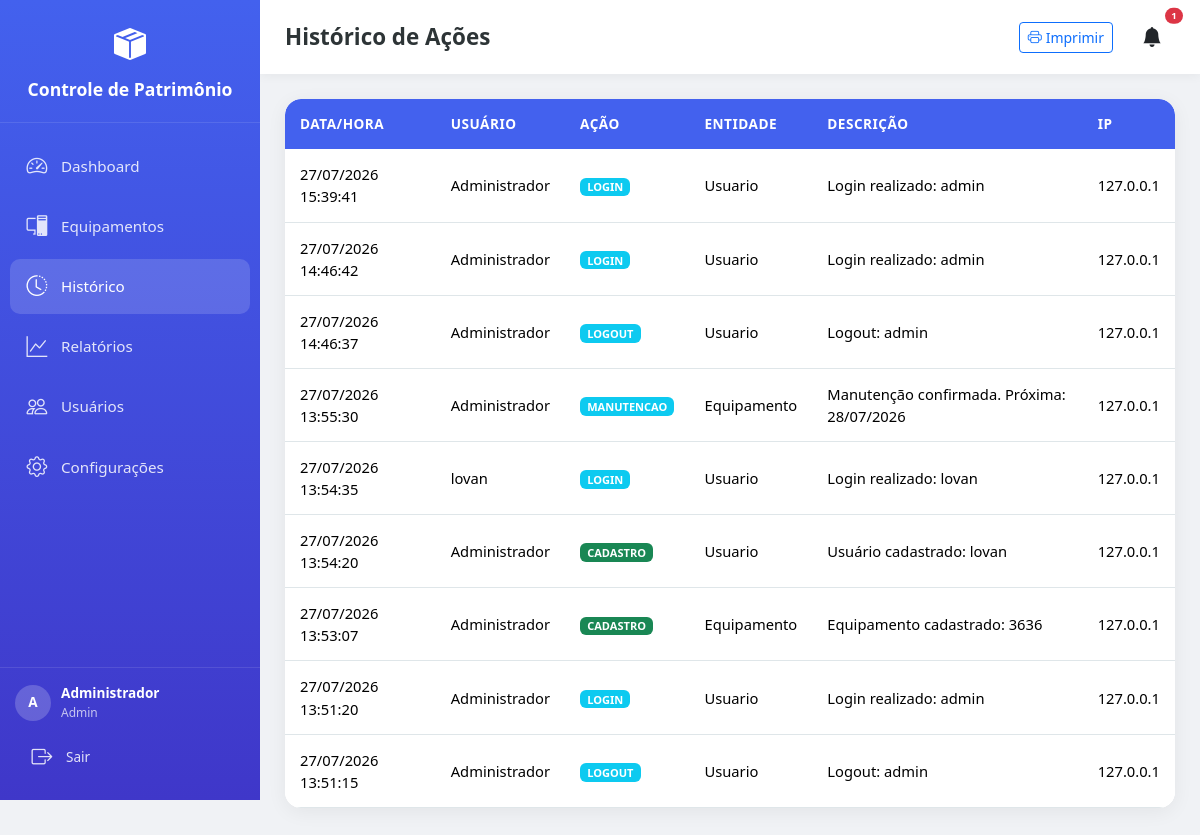
Page /historico (signed in) on the earlier database version.
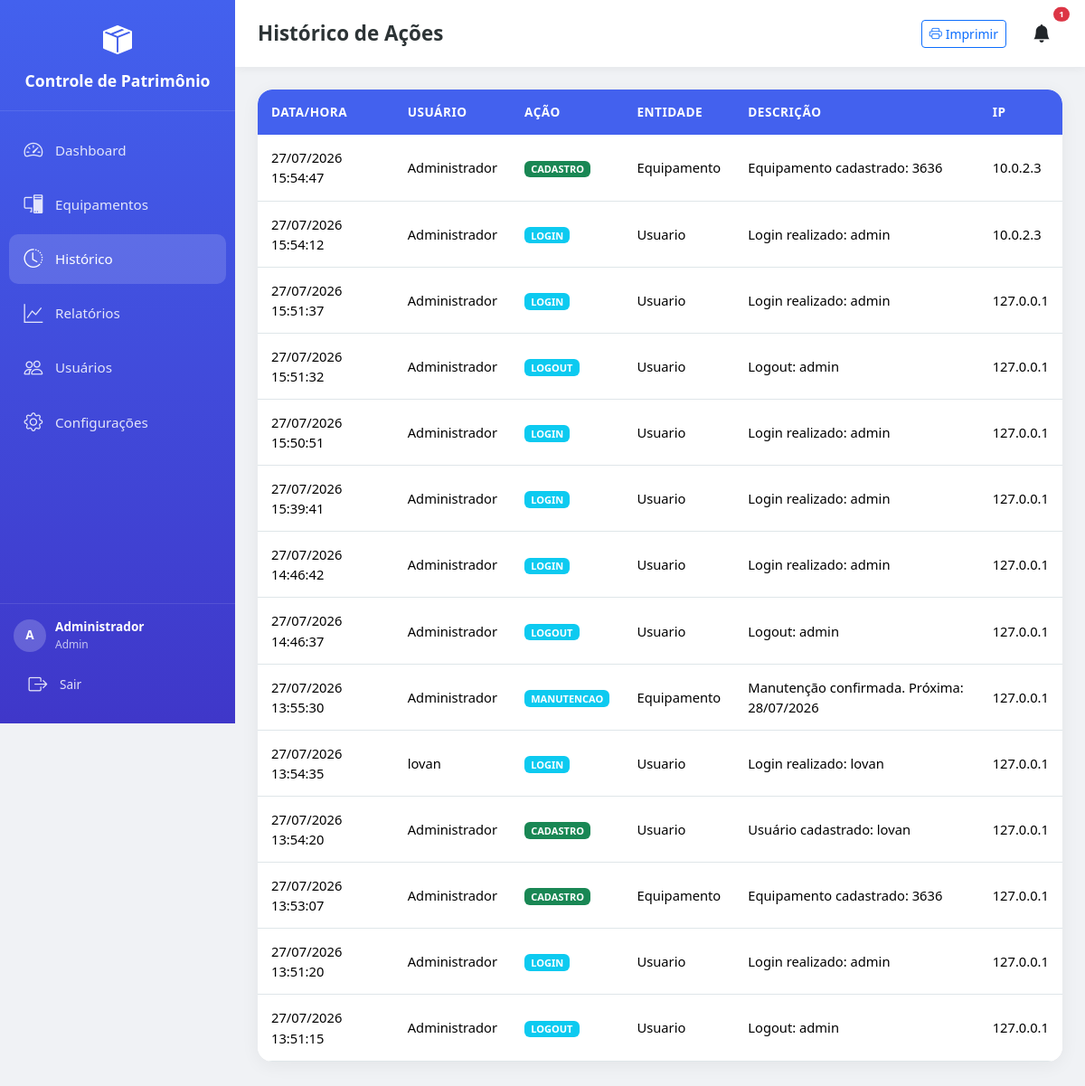
Same page on the later database version.
### app/models/models.py (models this page shows, shortened)
class Configuracao(db.Model):
    __tablename__ = 'configuracoes'
    id = db.Column(db.Integer, primary_key=True)
    nome_empresa = db.Column(db.String(200), default='Controle de Patrimônio')
    logo = db.Column(db.String(200), nullable=True)
    dias_lembrete_manutencao = db.Column(db.String(50), default='30,15,7,1')
    tema = db.Column(db.String(20), default='claro')
    data_atualizacao = db.Column(db.DateTime, default=datetime.now, onupdate=datetime.now)

class Usuario(UserMixin, db.Model):
    __tablename__ = 'usuarios'
    id = db.Column(db.Integer, primary_key=True)
    nome = db.Column(db.String(100), nullable=False)
    username = db.Column(db.String(50), unique=True, nullable=False)
    email = db.Column(db.String(120), unique=True, nullable=False)
    password_hash = db.Column(db.String(256), nullable=False)
    is_admin = db.Column(db.Boolean, default=False)
    ativo = db.Column(db.Boolean, default=True)
    data_criacao = db.Column(db.DateTime, default=datetime.now)
    equipamentos = db.relationship('Equipamento', backref='usuario_cadastro', lazy=True)

class Historico(db.Model):
    __tablename__ = 'historico'
    id = db.Column(db.Integer, primary_key=True)
    usuario_id = db.Column(db.Integer, db.ForeignKey('usuarios.id'), nullable=True)
    usuario_nome = db.Column(db.String(100))
    acao = db.Column(db.String(50), nullable=False)
    entidade = db.Column(db.String(50), nullable=False)
    entidade_id = db.Column(db.Integer)
    descricao = db.Column(db.Text)
    data = db.Column(db.DateTime, default=datetime.now)
    ip = db.Column(db.String(50))

### app/routes/main.py (the view)
@bp.route('/historico')
@login_required
def historico():
    page = request.args.get('page', 1, type=int)
    query = Historico.query.order_by(Historico.data.desc())
    pagination = query.paginate(page=page, per_page=50, error_out=False)
    config = Configuracao.query.first()
    return render_template('historico.html', historico=pagination.items, pagination=pagination, config=config)

### app/__init__.py (called while the page is built)
def create_app():
    app = Flask(__name__)
    app.config.from_object(Config)
    db.init_app(app)
    login_manager.init_app(app)
    login_manager.login_view = 'auth.login'
    login_manager.login_message = 'Por favor, faça login para acessar esta página.'
    login_manager.login_message_category = 'warning'
    with app.app_context():
        from app.routes import auth, main, api, admin
        app.register_blueprint(auth.bp)
        app.register_blueprint(main.bp)
        app.register_blueprint(api.bp, url_prefix='/api')
        app.register_blueprint(admin.bp, url_prefix='/admin')
        db.create_all()
        criar_admin_padrao()
        criar_config_padrao()
    @app.context_processor
    def inject_date():
        from datetime import date
        return dict(date=date)
    return app

### app/routes/auth.py (called while the page is built)
@login_manager.user_loader
def load_user(user_id):
    return Usuario.query.get(int(user_id))

### app/templates/historico.html (shortened to what this page needs)
{% extends "base.html" %}
{% block page_title %}Histórico de Ações{% endblock %}
{% block content %}
<div class="card-modern overflow-hidden">
    <div class="table-responsive">
        <table class="table table-modern mb-0">
            <thead>
                <tr>
                    <th>Data/Hora</th>
                    <th>Usuário</th>
                    <th>Ação</th>
                    <th>Entidade</th>
                    <th>Descrição</th>
                    <th>IP</th>
                </tr>
            </thead>
            <tbody>
                {% for h in historico %}
                <tr>
                    <td>{{ h.data.strftime('%d/%m/%Y %H:%M:%S') }}</td>
                    <td>{{ h.usuario_nome or 'Sistema' }}</td>
                    <td><span class="badge bg-{{ 'success' if h.acao=='CADASTRO' else 'warning' if h.acao=='EDICAO' else 'danger' if h.acao=='EXCLUSAO' else 'info' }}">{{ h.acao }}</span></td>
                    <td>{{ h.entidade }}</td>
                    <td>{{ h.descricao or '-' }}</td>
                    <td>{{ h.ip or '-' }}</td>
                </tr>
                {% else %}
                <tr><td colspan="6" class="text-center py-4 text-muted">Nenhum registro.</td></tr>
                {% endfor %}
            </tbody>
        </table>
    </div>
</div>
{% endblock %}

### app/templates/base.html (shortened to what this page needs)
<!DOCTYPE html>
<html lang="pt-BR" data-theme="{{ config.tema if config else 'claro' }}">
<head>
    <link href="https://cdn.jsdelivr.net/npm/bootstrap@5.3.2/dist/css/bootstrap.min.css" rel="stylesheet">
    <link rel="stylesheet" href="https://cdn.jsdelivr.net/npm/bootstrap-icons@1.11.1/font/bootstrap-icons.css">
    <link rel="stylesheet" href="/static/css/style.css">
</head>
<body>
    {% if current_user.is_authenticated %}
    <nav class="sidebar" id="sidebar">
        <div class="sidebar-header">
            <div class="logo-icon"><i class="bi bi-box-seam-fill"></i></div>
            <div class="logo-text">{{ config.nome_empresa if config else 'Patrimônio' }}</div>
        </div>
        <div class="sidebar-nav">
            <div class="nav-item">
                <a href="{{ url_for('main.dashboard') }}" class="nav-link {% if request.endpoint == 'main.dashboard' %}active{% endif %}">
                    <i class="bi bi-speedometer2"></i>
                    <span class="nav-text">Dashboard</span>
                </a>
            </div>
            <div class="nav-item">
                <a href="{{ url_for('main.equipamentos') }}" class="nav-link {% if request.endpoint.startswith('main.equipamento') %}active{% endif %}">
                    <i class="bi bi-pc-display"></i>
                    <span class="nav-text">Equipamentos</span>
                </a>
            </div>
            <div class="nav-item">
                <a href="{{ url_for('main.historico') }}" class="nav-link {% if request.endpoint == 'main.historico' %}active{% endif %}">
                    <i class="bi bi-clock-history"></i>
                    <span class="nav-text">Histórico</span>
                </a>
            </div>
            <div class="nav-item">
                <a href="{{ url_for('main.relatorios') }}" class="nav-link {% if request.endpoint == 'main.relatorios' %}active{% endif %}">
                    <i class="bi bi-graph-up"></i>
                    <span class="nav-text">Relatórios</span>
                </a>
            </div>
            {% if current_user.is_admin %}
            <div class="nav-item">
                <a href="{{ url_for('admin.usuarios') }}" class="nav-link {% if request.endpoint.startswith('admin.') %}active{% endif %}">
                    <i class="bi bi-people"></i>
                    <span class="nav-text">Usuários</span>
                </a>
            </div>
            <div class="nav-item">
                <a href="{{ url_for('admin.configuracoes') }}" class="nav-link {% if request.endpoint == 'admin.configuracoes' %}active{% endif %}">
                    <i class="bi bi-gear"></i>
                    <span class="nav-text">Configurações</span>
                </a>
            </div>
            {% endif %}
        </div>
        <div class="sidebar-footer">
            <div class="user-info">
                <div class="user-avatar">{{ current_user.nome[0] }}</div>
                <div>
                    <div style="font-weight:600;">{{ current_user.nome }}</div>
                    <div style="opacity:0.7; font-size:0.75rem;">{{ 'Admin' if current_user.is_admin else 'Usuário' }}</div>
                </div>
            </div>
            <a href="{{ url_for('auth.logout') }}" class="nav-link mt-2" style="font-size:0.85rem;">
                <i class="bi bi-box-arrow-right"></i>
                <span class="nav-text">Sair</span>
            </a>
        </div>
    </nav>
    {% endif %}
    <div class="main-content">
        {% if current_user.is_authenticated %}
        <div class="topbar no-print">
            <h1 class="page-title">{% block page_title %}Dashboard{% endblock %}</h1>
            <div class="d-flex align-items-center gap-3">
                <a href="{{ url_for('main.impressao') }}" target="_blank" class="btn btn-sm btn-outline-primary no-print d-none d-md-inline-flex">
                    <i class="bi bi-printer me-1"></i> Imprimir
                </a>
                <div class="dropdown no-print">
                    <button class="btn btn-link text-dark position-relative" data-bs-toggle="dropdown">
                        <i class="bi bi-bell-fill fs-5"></i>
                        <span class="position-absolute top-0 start-100 translate-middle badge rounded-pill bg-danger" id="notifCount" style="font-size:0.6rem; display:none;">0</span>
                    </button>
                </div>
            </div>
        </div>
        {% endif %}
        <div class="content-area">
            {% block content %}{% endblock %}
        </div>
    </div>
</body>
</html>

### app/static/css/style.css (style rules this page uses)
.card-modern { animation: slideUp 0.4s ease forwards; }

### app/templates/base.html (style rules this page uses)
:root { --primary: #4361ee; --primary-light: #4895ef; --secondary: #3f37c9; --success: #4cc9f0; --danger: #f72585; --warning: #f9c74f; --info: #90e0ef; --light: #f8f9fa; --dark: #212529; --bg-body: #f0f2f5; --bg-card: #ffffff; --text-main: #2d3436; --text-muted: #636e72; --border-color: #dfe6e9; --sidebar-width: 260px; --sidebar-collapsed: 70px; }
* { box-sizing: border-box; }
body { font-family: 'Segoe UI', system-ui, -apple-system, sans-serif; background: var(--bg-body); color: var(--text-main); min-height: 100vh; overflow-x: hidden; }
.sidebar { position: fixed; top: 0; left: 0; width: var(--sidebar-width); height: 100vh; background: linear-gradient(180deg, var(--primary) 0%, var(--secondary) 100%); color: white; z-index: 1000; transition: all 0.3s ease; display: flex; flex-direction: column; overflow-y: auto; }
.sidebar-header { padding: 20px; text-align: center; border-bottom: 1px solid rgba(255,255,255,0.1); }
.logo-icon { font-size: 2rem; color: white; }
.logo-text { font-size: 1.1rem; font-weight: 700; margin-top: 8px; }
.sidebar-nav { flex: 1; padding: 15px 10px; }
.nav-item { margin-bottom: 5px; }
.nav-link { display: flex; align-items: center; padding: 12px 15px; color: rgba(255,255,255,0.85); text-decoration: none; border-radius: 10px; transition: all 0.2s; font-size: 0.95rem; }
.nav-link:hover, .nav-link.active { background: rgba(255,255,255,0.15); color: white; }
.nav-link i { font-size: 1.3rem; margin-right: 12px; min-width: 24px; text-align: center; }
.sidebar-footer { padding: 15px; border-top: 1px solid rgba(255,255,255,0.1); }
.user-info { display: flex; align-items: center; gap: 10px; font-size: 0.85rem; }
.user-avatar { width: 36px; height: 36px; border-radius: 50%; background: rgba(255,255,255,0.2); display: flex; align-items: center; justify-content: center; font-weight: bold; }
.main-content { margin-left: var(--sidebar-width); min-height: 100vh; transition: margin-left 0.3s ease; padding-bottom: 80px; }
.topbar { background: var(--bg-card); padding: 15px 25px; display: flex; align-items: center; justify-content: space-between; box-shadow: 0 2px 10px rgba(0,0,0,0.05); position: sticky; top: 0; z-index: 100; }
.page-title { font-size: 1.4rem; font-weight: 700; color: var(--text-main); margin: 0; }
.content-area { padding: 25px; }
.card-modern { background: var(--bg-card); border: none; border-radius: 16px; box-shadow: 0 4px 20px rgba(0,0,0,0.06); transition: transform 0.2s, box-shadow 0.2s; }
.table-modern { background: var(--bg-card); border-radius: 16px; overflow: hidden; }
.table-modern thead th { background: var(--primary); color: white; font-weight: 600; font-size: 0.85rem; text-transform: uppercase; letter-spacing: 0.5px; padding: 15px; border: none; position: sticky; top: 0; z-index: 10; }
.table-modern tbody td { padding: 14px 15px; border-bottom: 1px solid var(--border-color); vertical-align: middle; font-size: 0.92rem; }

Differences in the rows shown:
added Historico: data "27/07/2026 15:54:47", usuario_nome "Administrador", acao "CADASTRO", entidade "Equipamento", descricao "Equipamento cadastrado: 3636", ip "10.0.2.3"
added Historico: data "27/07/2026 15:54:12", usuario_nome "Administrador", acao "LOGIN", entidade "Usuario", descricao "Login realizado: admin", ip "10.0.2.3"
added Historico: data "27/07/2026 15:51:37", usuario_nome "Administrador", acao "LOGIN", entidade "Usuario", descricao "Login realizado: admin", ip "127.0.0.1"
added Historico: data "27/07/2026 15:51:32", usuario_nome "Administrador", acao "LOGOUT", entidade "Usuario", descricao "Logout: admin", ip "127.0.0.1"
added Historico: data "27/07/2026 15:50:51", usuario_nome "Administrador", acao "LOGIN", entidade "Usuario", descricao "Login realizado: admin", ip "127.0.0.1"
